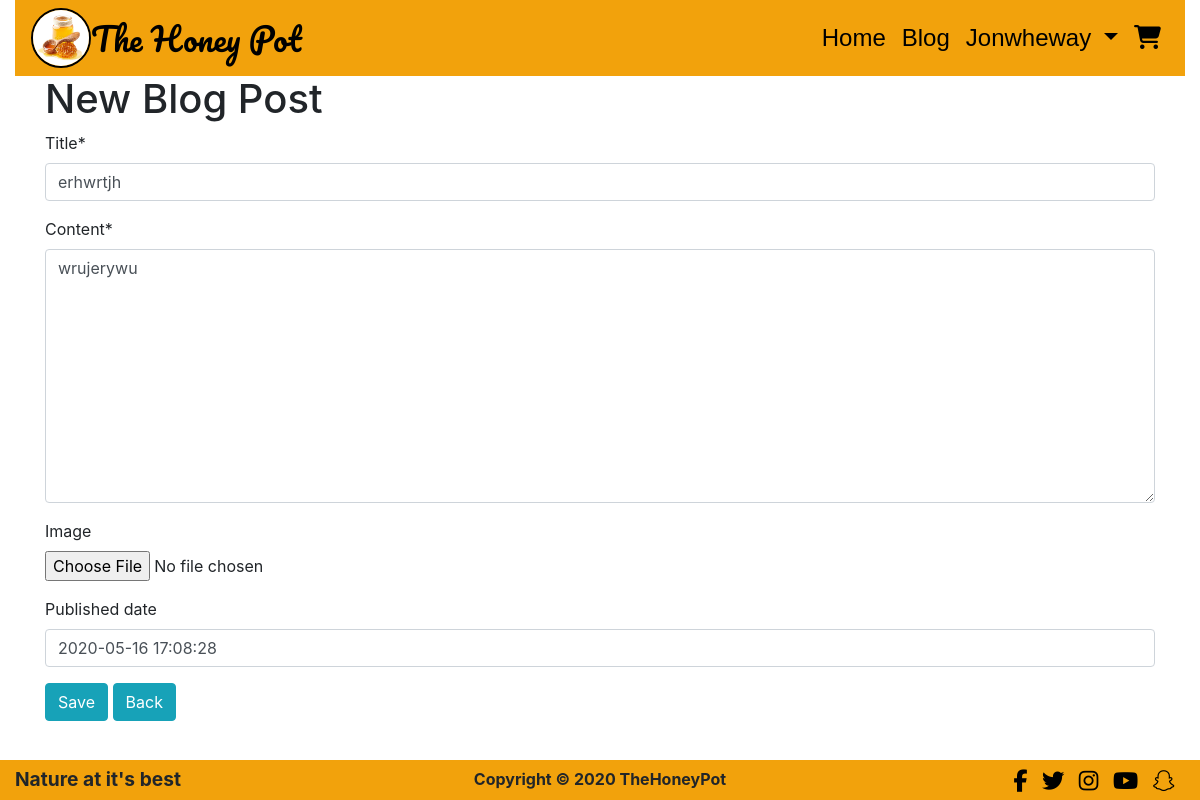
The page /blog/editblog/5 (signed in) on the database its author committed.
### blog/models.py (models this page shows, shortened)
class Blog(models.Model):
    title = models.CharField(max_length=200)
    content = models.TextField()
    created_date = models.DateTimeField(auto_now_add=True)
    published_date = models.DateTimeField(blank=True, null=True,
                                          default=timezone.now)
    updated = models.DateTimeField(auto_now=True, blank=True)
    views = models.IntegerField(default=0)
    image = models.ImageField(upload_to='media/blogimage/',
                              blank=True, null=True)
    class Meta:
        verbose_name_plural = 'Blog'

### blog/views.py (the view)
# urls.py: path('editblog/<pk>', views.createblog_or_editblog_blog, name='editblog'),
@login_required
def createblog_or_editblog_blog(request, pk=None):
    if not request.user.is_superuser:
        messages.error(request, 'Sorry, only site admins can create blogs.')
        return redirect(reverse('home'))
    blog = get_object_or_404(Blog, pk=pk) if pk else None
    if request.method == 'POST':
        form = BlogPostForm(request.POST, request.FILES, instance=blog)
        if form.is_valid():
            blog = form.save()
            messages.success(request, 'Your blog post\
             was Successful!')
            return redirect(blog_detail, blog.pk)
    else:
        form = BlogPostForm(instance=blog)
        context = {
            'form': form
        }
    return render(request, 'blog/blogpostform.html', context)

### blog/forms.py
class BlogPostForm(forms.ModelForm):
    class Meta:
        model = Blog
        fields = ('title', 'content', 'image',
                  'published_date')

### cart/context.py (called while the page is built, shortened)
def cart_contents(request):
    cart_items = []
    total = 0
    product_count = 0
    cart = request.session.get('cart', {})
    grand_total = total
    context = {
        'cart_items': cart_items,
        'total': total,
        'product_count': product_count,
        'grand_total': grand_total,
        'cart': cart,
    }
    return context

### blog/templates/blog/blogpostform.html (shortened to what this page needs)
{% extends 'base.html' %}
{% load static %}
{% block extra_css %}
    <link rel="stylesheet" href="{% static 'blog/css/blog.css' %}">
{% endblock %}
{% block content %}
<div class="empty-div"></div>
    <div class="container">
        <h1>New Blog Post</h1>
        <form method="POST" enctype="multipart/form-data">
            {{ form | crispy }}
            <button type="submit" class="btn btn-info">Save</button>
            <a class="btn btn-info" href="{% url 'get_blogs' %}">Back</a>
        </form>
    </div>
{% endblock %}

### templates/base.html (shortened to what this page needs)
<!DOCTYPE html>
<html lang="en">
    {% load static %}
<head>
    {% block corecss %}
        <link rel="stylesheet" type="text/css" href="{% static 'css/base.css' %}">
    {% endblock %}
    {% block extra_css %}
    {% endblock %}
    {% block corejs %}
        <link rel="stylesheet" href="https://stackpath.bootstrapcdn.com/bootstrap/4.4.1/css/bootstrap.min.css">
    {% endblock %}
</head>
<body>
    <header class="container-fluid fixed-top">
         <nav class="navbar navbar-expand-lg  background-navbar">
            <a href="{% url 'home'%}"><img class="honey-pot-logo-image-navbar" src="{% static 'images/honey_pot.jpg' %}" alt="honeypotlogo"></a>
            <a class="logotext" href="{% url 'home'%}"><span class="logotext">The Honey Pot</span></a>
            <div class="collapse navbar-collapse nav-center" id="navbarNavAltMarkup">
        <div class="navbar-nav">
            <a class="nav-item nav-link active" href="{% url 'home'%}">Home <span class="sr-only">(current)</span></a>
            <a class="nav-item nav-link" href="{% url 'get_blogs' %}">Blog</a>
            {% if request.user.is_authenticated %}
                <div class="dropdown">
                    <a class=" nav-link dropdown-toggle user-name" href="#" role="button" id="dropdownMenuLink" data-toggle="dropdown" aria-haspopup="true" aria-expanded="false">
                    {{request.user.username}}
                    </a>
                </div>
            {% else %}
            <a class="nav-item nav-link"  href="{% url 'account_login' %}">login</a>
            {% endif %}
            {% if cart %}
            <a class="nav-item nav-link" href="{% url 'cart_view' %}"><i class="fas fa-cart-arrow-down"></i> = {{ product_count }}</a>
            {% else %}
            <a class="nav-item nav-link" href="{% url 'cart_view' %}"><i class="fas fa-shopping-cart"></i></a>
            {% endif %}
        </div>
  </div>
</nav>
    </header>
    {% block content %}
    {% endblock %}
    <div class="empty-div-bottom"></div>
</body>
<footer>
    <div class="container-fluid footer">
            <div class="row footer-width">
					<div class="col-sm-4 ">
						<div class="slogan-footer">Nature at it's best</div>
					</div>
				    <div class="col-sm-4 desktop-view">
                            <div class="copyright-footer" >Copyright &copy; <script> document.write(new Date().getFullYear()); </script> TheHoneyPot </div>
					</div>
					<div class="col-sm-4 desktop-view">
						<div class="footer-social-icons">
							<span><a href="https://www.facebook.com/" target="_blank" class="fa fa-facebook"></a></span>
							<span><a href="https://twitter.com/?lang=en-gb" target="_blank" class="fa fa-twitter"></a></span>
							<span><a href="https://www.instagram.com/" target="_blank" class="fa fa-instagram"></a></span>
							<span><a href="https://www.youtube.com/" target="_blank" class="fa fa-youtube"></a></span>
							<span><a href="https://www.snapchat.com/l/en-gb/" target="_blank" class="fa fa-snapchat"></a></span>
						</div>
					</div>
			</div>
	</div>
</footer>
</body>
</html>

### static/css/base.css (style rules this page uses)
.empty-div { display: block; height: 75px; }
.empty-div-bottom { display: block; height: 60px; }
.textinput { !important; }
.honey-pot-logo-image-navbar { width: 60px; height: 60px; border-radius: 50%; border: 2px solid #000; }
.logotext { font-size: 2rem; font-family: 'Pacifico', sans-serif; color: #000; }
.nav-center { flex-direction: row-reverse; }
.background-navbar { background-color: #F2A20C; }
.nav-link { color: #000; font-size: 1.5rem; font-family: sans-serif; }
.user-name::first-letter { text-transform: capitalize; }
.footer { position: fixed; bottom: 0px; background-color: #F2A20C; padding: 5px; }
.footer-social-icons { text-align: right; padding-top: 5px; }
.footer-social-icons a { color: black; font-size: 1.4rem; letter-spacing: 10px; cursor: pointer; }
.copyright-footer { text-align: center; font-weight: 700; padding-top: 2px; }
.slogan-footer { font-weight: 700; font-size: 1.2rem; }

### rows shown on the page
Blog: title "erhwrtjh", content "wrujerywu", published_date "2020-05-16 17:08:28"

### other values the page prints
{{ request.user.username }} "jonwheway"
